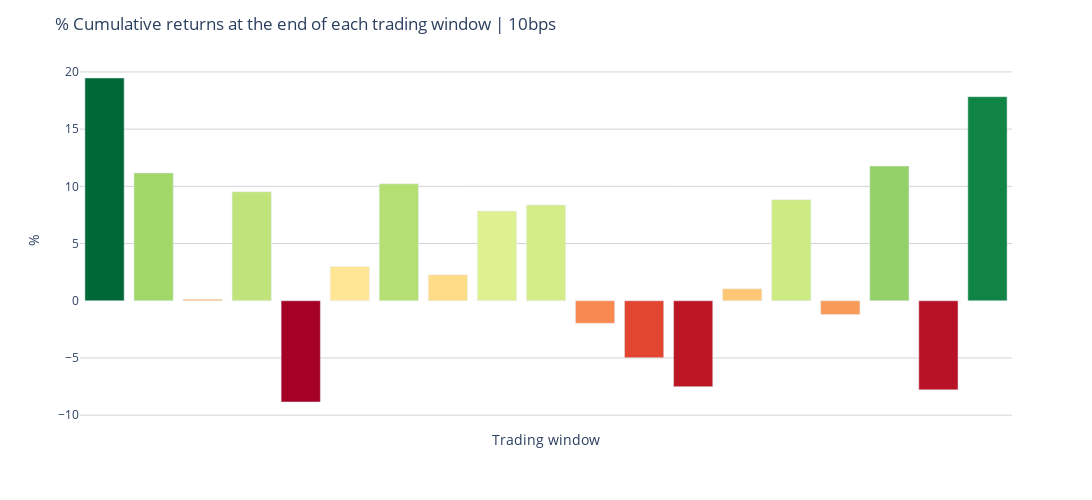

This figure's notebook cell:
### Code cell
df_barplot = generate_df_barplot(df)
title = f"% Cumulative returns at the end of each trading window | {setting}"

layout = generate_layout(
    fig_height=500, 
    fig_width=1100, 
    fig_title=title,
    x_axis_args={"title": {"text": "Trading window"}}, 
    y_axis_args={"gridcolor": "lightgrey", "title": {"text": "%"}}
)
fig = make_cumrets_barplot(df_barplot, layout)

fig.show()

### Figure 1 — Plotly figure (JSON) as saved in the notebook; plotly's stock layout.template omitted (floating-point values rounded to 4 significant figures)
{"data": [{"alignmentgroup": "True", "hovertemplate": "Trading window=%{x}<br>Cumulative returns=%{marker.color}<extra></extra>", "legendgroup": "", "marker": {"color": [19.47, 11.17, 0.13, 9.53, -8.85, 3, 10.22, 2.27, 7.84, 8.37, -1.97, -4.98, -7.51, 1.05, 8.83, -1.21, 11.77, -7.79, 17.84], "coloraxis": "coloraxis", "pattern": {"shape": ""}}, "name": "", "offsetgroup": "", "orientation": "v", "showlegend": false, "textposition": "auto", "type": "bar", "x": ["2010-06-30/2010-10-14 - sr=2.08", "2010-11-19/2011-03-09 - sr=1.64", "2011-04-14/2011-08-01 - sr=0.06", "2011-09-07/2011-12-21 - sr=0.73", "2012-01-31/2012-05-16 - sr=-1.21", "2012-06-22/2012-10-08 - sr=0.49", "2012-11-15/2013-03-06 - sr=1.48", "2013-04-12/2013-07-29 - sr=0.35", "2013-09-04/2013-12-18 - sr=1.09", "2014-01-28/2014-05-14 - sr=1.06", "2014-06-20/2014-10-06 - sr=-0.3", "2014-11-11/2015-03-02 - sr=-0.57", "2015-04-08/2015-07-23 - sr=-1.05", "2015-08-28/2015-12-14 - sr=0.16", "2016-01-22/2016-05-09 - sr=0.9", "2016-06-15/2016-09-29 - sr=-0.1", "2016-11-04/2017-02-23 - sr=1.71", "2017-03-31/2017-07-18 - sr=-1.31", "2017-08-23/2017-12-07 - sr=2.31"], "xaxis": "x", "y": [19.47, 11.17, 0.13, 9.53, -8.85, 3, 10.22, 2.27, 7.84, 8.37, -1.97, -4.98, -7.51, 1.05, 8.83, -1.21, 11.77, -7.79, 17.84], "yaxis": "y"}], "layout": {"barmode": "relative", "coloraxis": {"colorbar": {"title": {"text": "Cumulative returns"}}, "colorscale": [[0, "rgb(165,0,38)"], [0.1, "rgb(215,48,39)"], [0.2, "rgb(244,109,67)"], [0.3, "rgb(253,174,97)"], [0.4, "rgb(254,224,139)"], [0.5, "rgb(255,255,191)"], [0.6, "rgb(217,239,139)"], [0.7, "rgb(166,217,106)"], [0.8, "rgb(102,189,99)"], [0.9, "rgb(26,152,80)"], [1, "rgb(0,104,55)"]], "showscale": false}, "height": 500, "legend": {"tracegroupgap": 0}, "margin": {"t": 60}, "plot_bgcolor": "white", "title": {"text": "% Cumulative returns at the end of each trading window | 10bps"}, "width": 1100, "xaxis": {"anchor": "y", "domain": [0, 1], "showticklabels": false, "title": {"text": "Trading window"}}, "yaxis": {"anchor": "x", "domain": [0, 1], "gridcolor": "lightgrey", "title": {"text": "%"}}}}
